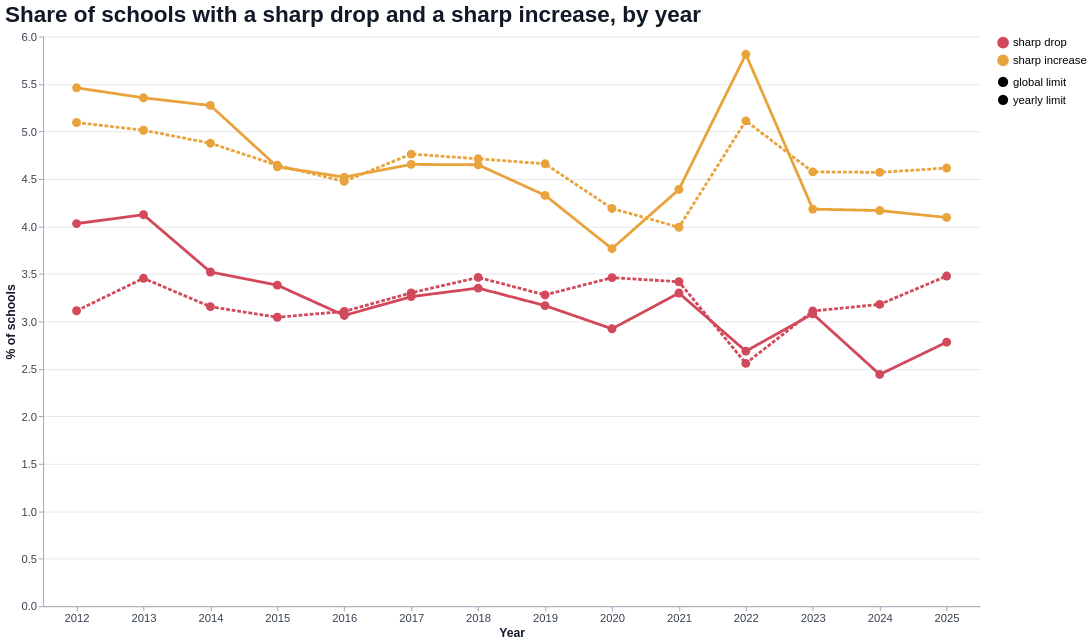

The cell this chart's notebook holds for it:
### Markdown cell above
## Etapa 5 — Quantas escolas tiveram queda ou aumento brusco em cada ano?
O boxplot mostra a distribuição; esta etapa resume **proporção** (e contagem) de escolas marcadas.

### Code cell
def resumo_por_ano(d):
    """Tabela (contagem e %) e gráfico de escolas com queda/aumento brusco por ano."""
    resumo = pd.DataFrame({"escolas": d.groupby("ANO").size()})
    for tipo in ["QUEDA", "AUMENTO"]:
        for modo in ["ANO", "GLOBAL"]:
            resumo[f"n_{tipo}_{modo}"] = d.groupby("ANO")[f"{tipo}_{modo}"].sum()
            resumo[f"pct_{tipo}_{modo}"] = resumo[f"n_{tipo}_{modo}"] / resumo["escolas"] * 100

    pcts = [c for c in resumo.columns if c.startswith("pct_")]
    longo = resumo.reset_index().melt(id_vars="ANO", value_vars=pcts, var_name="serie", value_name="pct")
    longo["tipo"] = np.where(longo["serie"].str.contains("QUEDA"), "queda brusca", "aumento brusco")
    longo["limite"] = np.where(longo["serie"].str.endswith("_ANO"), "limite por ano", "limite global")

    graf = estilizar(alt.Chart(longo).mark_line(point=alt.OverlayMarkDef(size=90, filled=True), strokeWidth=3).encode(
        x=alt.X("ANO:O", title="Ano", axis=alt.Axis(labelAngle=0)), y=alt.Y("pct:Q", title="% de escolas"),
        color=alt.Color("tipo:N", title=None, scale=alt.Scale(domain=["queda brusca", "aumento brusco"], range=[COR_QUEDA, COR_AUMENTO])),
        strokeDash=alt.StrokeDash("limite:N", title=None),
        tooltip=["ANO:O", "tipo:N", "limite:N", alt.Tooltip("pct:Q", format=".2f")]
    ).properties(width=LARGURA_GRAFICO, height=int(ALTURA_GRAFICO * 0.8), title="Proporção de escolas com queda e aumento brusco por ano"))
    return resumo, graf


secao("Etapa 5 — Proporção de quedas e aumentos por ano")
resumo, graf_resumo = resumo_por_ano(dados)
mostrar_tabela(resumo.round(2), "Contagem e % de escolas marcadas por ano")
mostrar(graf_resumo, "Proporção de quedas e aumentos bruscos por ano")

### Figure 1 — Vega-Lite specification as saved in the notebook (floating-point values rounded to 4 significant figures)
{"config": {"view": {"continuousWidth": 300, "continuousHeight": 300, "stroke": null}, "axis": {"domainColor": "#9CA3AF", "gridColor": "#E5E7EB", "labelColor": "#374151", "labelFontSize": 12, "tickColor": "#9CA3AF", "titleColor": "#111827", "titleFontSize": 13}, "legend": {"labelFontSize": 12, "labelLimit": 400, "symbolSize": 120, "titleFontSize": 12}, "range": {"category": {"scheme": "set2"}}, "title": {"anchor": "start", "color": "#111827", "fontSize": 24, "subtitleColor": "#6B7280", "subtitleFontSize": 14}}, "data": {"name": "data-45c66778ea6540f2ba5c2b393264692a"}, "mark": {"type": "line", "point": {"filled": true, "size": 90}, "strokeWidth": 3}, "datasets": {"data-45c66778ea6540f2ba5c2b393264692a": [{"ANO": 2012, "serie": "pct_QUEDA_ANO", "pct": 3.112, "tipo": "sharp drop", "limite": "yearly limit"}, {"ANO": 2013, "serie": "pct_QUEDA_ANO", "pct": 3.454, "tipo": "sharp drop", "limite": "yearly limit"}, {"ANO": 2014, "serie": "pct_QUEDA_ANO", "pct": 3.155, "tipo": "sharp drop", "limite": "yearly limit"}, {"ANO": 2015, "serie": "pct_QUEDA_ANO", "pct": 3.044, "tipo": "sharp drop", "limite": "yearly limit"}, {"ANO": 2016, "serie": "pct_QUEDA_ANO", "pct": 3.105, "tipo": "sharp drop", "limite": "yearly limit"}, {"ANO": 2017, "serie": "pct_QUEDA_ANO", "pct": 3.3, "tipo": "sharp drop", "limite": "yearly limit"}, {"ANO": 2018, "serie": "pct_QUEDA_ANO", "pct": 3.463, "tipo": "sharp drop", "limite": "yearly limit"}, {"ANO": 2019, "serie": "pct_QUEDA_ANO", "pct": 3.278, "tipo": "sharp drop", "limite": "yearly limit"}, {"ANO": 2020, "serie": "pct_QUEDA_ANO", "pct": 3.461, "tipo": "sharp drop", "limite": "yearly limit"}, {"ANO": 2021, "serie": "pct_QUEDA_ANO", "pct": 3.418, "tipo": "sharp drop", "limite": "yearly limit"}, {"ANO": 2022, "serie": "pct_QUEDA_ANO", "pct": 2.557, "tipo": "sharp drop", "limite": "yearly limit"}, {"ANO": 2023, "serie": "pct_QUEDA_ANO", "pct": 3.109, "tipo": "sharp drop", "limite": "yearly limit"}, {"ANO": 2024, "serie": "pct_QUEDA_ANO", "pct": 3.179, "tipo": "sharp drop", "limite": "yearly limit"}, {"ANO": 2025, "serie": "pct_QUEDA_ANO", "pct": 3.477, "tipo": "sharp drop", "limite": "yearly limit"}, {"ANO": 2012, "serie": "pct_QUEDA_GLOBAL", "pct": 4.03, "tipo": "sharp drop", "limite": "global limit"}, {"ANO": 2013, "serie": "pct_QUEDA_GLOBAL", "pct": 4.124, "tipo": "sharp drop", "limite": "global limit"}, {"ANO": 2014, "serie": "pct_QUEDA_GLOBAL", "pct": 3.52, "tipo": "sharp drop", "limite": "global limit"}, {"ANO": 2015, "serie": "pct_QUEDA_GLOBAL", "pct": 3.382, "tipo": "sharp drop", "limite": "global limit"}, {"ANO": 2016, "serie": "pct_QUEDA_GLOBAL", "pct": 3.062, "tipo": "sharp drop", "limite": "global limit"}, {"ANO": 2017, "serie": "pct_QUEDA_GLOBAL", "pct": 3.261, "tipo": "sharp drop", "limite": "global limit"}, {"ANO": 2018, "serie": "pct_QUEDA_GLOBAL", "pct": 3.351, "tipo": "sharp drop", "limite": "global limit"}, {"ANO": 2019, "serie": "pct_QUEDA_GLOBAL", "pct": 3.166, "tipo": "sharp drop", "limite": "global limit"}, {"ANO": 2020, "serie": "pct_QUEDA_GLOBAL", "pct": 2.922, "tipo": "sharp drop", "limite": "global limit"}, {"ANO": 2021, "serie": "pct_QUEDA_GLOBAL", "pct": 3.299, "tipo": "sharp drop", "limite": "global limit"}, {"ANO": 2022, "serie": "pct_QUEDA_GLOBAL", "pct": 2.686, "tipo": "sharp drop", "limite": "global limit"}, {"ANO": 2023, "serie": "pct_QUEDA_GLOBAL", "pct": 3.08, "tipo": "sharp drop", "limite": "global limit"}, {"ANO": 2024, "serie": "pct_QUEDA_GLOBAL", "pct": 2.441, "tipo": "sharp drop", "limite": "global limit"}, {"ANO": 2025, "serie": "pct_QUEDA_GLOBAL", "pct": 2.781, "tipo": "sharp drop", "limite": "global limit"}, {"ANO": 2012, "serie": "pct_AUMENTO_ANO", "pct": 5.095, "tipo": "sharp increase", "limite": "yearly limit"}, {"ANO": 2013, "serie": "pct_AUMENTO_ANO", "pct": 5.013, "tipo": "sharp increase", "limite": "yearly limit"}, {"ANO": 2014, "serie": "pct_AUMENTO_ANO", "pct": 4.877, "tipo": "sharp increase", "limite": "yearly limit"}, {"ANO": 2015, "serie": "pct_AUMENTO_ANO", "pct": 4.644, "tipo": "sharp increase", "limite": "yearly limit"}, {"ANO": 2016, "serie": "pct_AUMENTO_ANO", "pct": 4.474, "tipo": "sharp increase", "limite": "yearly limit"}, {"ANO": 2017, "serie": "pct_AUMENTO_ANO", "pct": 4.762, "tipo": "sharp increase", "limite": "yearly limit"}, {"ANO": 2018, "serie": "pct_AUMENTO_ANO", "pct": 4.713, "tipo": "sharp increase", "limite": "yearly limit"}, {"ANO": 2019, "serie": "pct_AUMENTO_ANO", "pct": 4.66, "tipo": "sharp increase", "limite": "yearly limit"}, {"ANO": 2020, "serie": "pct_AUMENTO_ANO", "pct": 4.189, "tipo": "sharp increase", "limite": "yearly limit"}, {"ANO": 2021, "serie": "pct_AUMENTO_ANO", "pct": 3.992, "tipo": "sharp increase", "limite": "yearly limit"}, {"ANO": 2022, "serie": "pct_AUMENTO_ANO", "pct": 5.112, "tipo": "sharp increase", "limite": "yearly limit"}, {"ANO": 2023, "serie": "pct_AUMENTO_ANO", "pct": 4.574, "tipo": "sharp increase", "limite": "yearly limit"}, {"ANO": 2024, "serie": "pct_AUMENTO_ANO", "pct": 4.57, "tipo": "sharp increase", "limite": "yearly limit"}, {"ANO": 2025, "serie": "pct_AUMENTO_ANO", "pct": 4.615, "tipo": "sharp increase", "limite": "yearly limit"}, {"ANO": 2012, "serie": "pct_AUMENTO_GLOBAL", "pct": 5.46, "tipo": "sharp increase", "limite": "global limit"}, {"ANO": 2013, "serie": "pct_AUMENTO_GLOBAL", "pct": 5.355, "tipo": "sharp increase", "limite": "global limit"}, {"ANO": 2014, "serie": "pct_AUMENTO_GLOBAL", "pct": 5.274, "tipo": "sharp increase", "limite": "global limit"}, {"ANO": 2015, "serie": "pct_AUMENTO_GLOBAL", "pct": 4.628, "tipo": "sharp increase", "limite": "global limit"}, {"ANO": 2016, "serie": "pct_AUMENTO_GLOBAL", "pct": 4.519, "tipo": "sharp increase", "limite": "global limit"}, {"ANO": 2017, "serie": "pct_AUMENTO_GLOBAL", "pct": 4.653, "tipo": "sharp increase", "limite": "global limit"}, {"ANO": 2018, "serie": "pct_AUMENTO_GLOBAL", "pct": 4.65, "tipo": "sharp increase", "limite": "global limit"}, {"ANO": 2019, "serie": "pct_AUMENTO_GLOBAL", "pct": 4.328, "tipo": "sharp increase", "limite": "global limit"}, {"ANO": 2020, "serie": "pct_AUMENTO_GLOBAL", "pct": 3.766, "tipo": "sharp increase", "limite": "global limit"}, {"ANO": 2021, "serie": "pct_AUMENTO_GLOBAL", "pct": 4.389, "tipo": "sharp increase", "limite": "global limit"}, {"ANO": 2022, "serie": "pct_AUMENTO_GLOBAL", "pct": 5.813, "tipo": "sharp increase", "limite": "global limit"}, {"ANO": 2023, "serie": "pct_AUMENTO_GLOBAL", "pct": 4.182, "tipo": "sharp increase", "limite": "global limit"}, {"ANO": 2024, "serie": "pct_AUMENTO_GLOBAL", "pct": 4.167, "tipo": "sharp increase", "limite": "global limit"}, {"ANO": 2025, "serie": "pct_AUMENTO_GLOBAL", "pct": 4.095, "tipo": "sharp increase", "limite": "global limit"}]}, "encoding": {"color": {"field": "tipo", "scale": {"domain": ["sharp drop", "sharp increase"], "range": ["#D1495B", "#E8A33D"]}, "title": null, "type": "nominal"}, "strokeDash": {"field": "limite", "title": null, "type": "nominal"}, "tooltip": [{"field": "ANO", "title": "Year", "type": "ordinal"}, {"field": "tipo", "title": "Type", "type": "nominal"}, {"field": "limite", "title": "Limit", "type": "nominal"}, {"field": "pct", "format": ".2f", "title": "%", "type": "quantitative"}], "x": {"axis": {"labelAngle": 0}, "field": "ANO", "title": "Year", "type": "ordinal"}, "y": {"field": "pct", "title": "% of schools", "type": "quantitative"}}, "height": 608, "title": "Share of schools with a sharp drop and a sharp increase, by year", "width": 1000, "$schema": "https://vega.github.io/schema/vega-lite/v6.4.1.json"}
